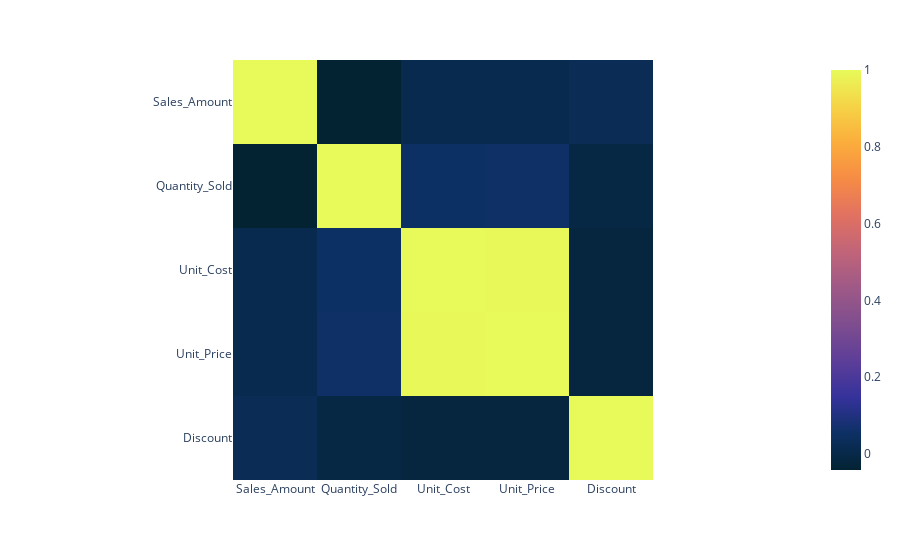

The cell this chart's notebook holds for it:
### Markdown cell above
Correlação

### Code cell
px.imshow(dados_numeric.corr(), color_continuous_scale='Thermal')

### Figure 1 — Plotly figure (JSON) as saved in the notebook; plotly's stock layout.template omitted (floating-point values rounded to 4 significant figures)
{"data": [{"coloraxis": "coloraxis", "hovertemplate": "x: %{x}<br>y: %{y}<br>color: %{z}<extra></extra>", "name": "0", "type": "heatmap", "x": ["Sales_Amount", "Quantity_Sold", "Unit_Cost", "Unit_Price", "Discount"], "xaxis": "x", "y": ["Sales_Amount", "Quantity_Sold", "Unit_Cost", "Unit_Price", "Discount"], "yaxis": "y", "z": [[1.0, -0.0416, 0.00977, 0.01181, 0.02315], [-0.0416, 1.0, 0.05389, 0.0573, -0.007806], [0.00977, 0.05389, 1.0, 0.9951, -0.01774], [0.01181, 0.0573, 0.9951, 1.0, -0.01703], [0.02315, -0.007806, -0.01774, -0.01703, 1.0]]}], "layout": {"coloraxis": {"colorscale": [[0, "rgb(3, 35, 51)"], [0.09091, "rgb(13, 48, 100)"], [0.1818, "rgb(53, 50, 155)"], [0.2727, "rgb(93, 62, 153)"], [0.3636, "rgb(126, 77, 143)"], [0.4545, "rgb(158, 89, 135)"], [0.5455, "rgb(193, 100, 121)"], [0.6364, "rgb(225, 113, 97)"], [0.7273, "rgb(246, 139, 69)"], [0.8182, "rgb(251, 173, 60)"], [0.9091, "rgb(246, 211, 70)"], [1, "rgb(231, 250, 90)"]]}, "margin": {"t": 60}, "xaxis": {"anchor": "y", "constrain": "domain", "domain": [0, 1], "scaleanchor": "y"}, "yaxis": {"anchor": "x", "autorange": "reversed", "constrain": "domain", "domain": [0, 1]}}}
